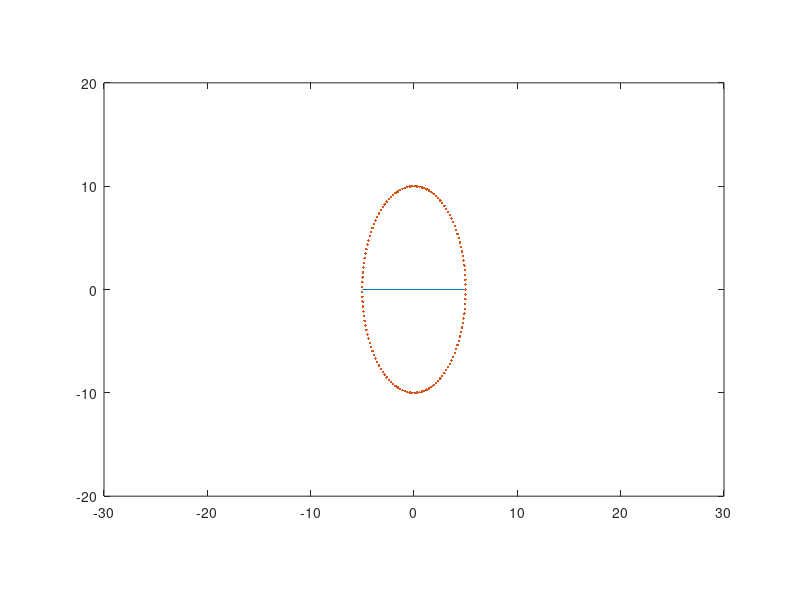

Recreate this plot in MATLAB.
% to demonstrate the double slider mechanism using plot based simulation 


a= input('\n Script to simulate the double silder mechanism \n  a:');
b= input('\n  b:');

%trac= animatedline(x,y)

i=1;
trac=zeros(2,400);


for theta = linspace(0,6*pi,400);
    
    x= [-b*cos(theta) a*cos(theta)];
    y= [0 (a+b)*sin(theta)];
    
    trac(:,i)= [x(2);y(2)];
    
   % addpoints(trac,x(2),y(2))
   % drawnow
    
    plot(x,y,trac(1,:),trac(2,:),'.')
    % plot(x,y)
    axis('equal');
    axis([-3*(a+b) 3*(a+b) -2*(a+b) 2*(a+b)]);
    
    
    i=i+1;
    pause(0.0001);
end